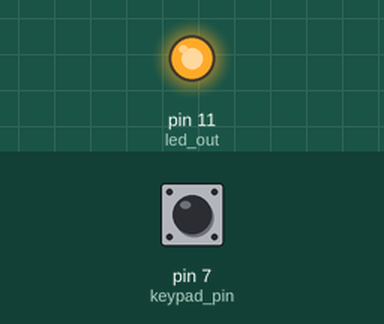
Recording of a sketch running on a simulated Arduino Uno, built with avr-gcc and run on an emulated ATmega328P. On the bench: output pins drawn as LEDs (lit = HIGH). The inputs (shaded band) are chosen by the test bench; at power-on: pin 7 (keypad_pin) HIGH.

Above: at 1.2 s.
1.3 s: pin 7 (keypad_pin) pulled LOW for 0.15 s
At 1.37 s:
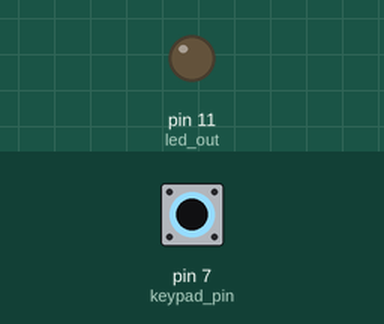
2.9 s: pin 7 (keypad_pin) pulled LOW for 3.2 s
At 6.9 s:
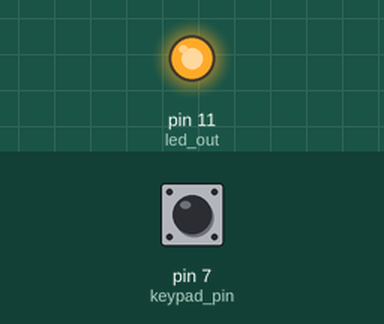
Timing chart, 0 to 8.4 s (numbered marks = the images above; inputs shaded):
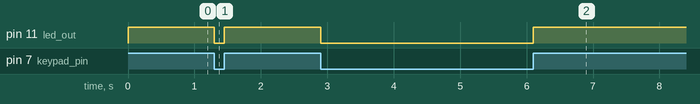

The sketch:

Button.ino
```cpp
// (licence header left out)
int led_out = 11 ;  //GPIO 11  LED pin
int keypad_pin = 7; //GPIO 7 key pin
int value;
void setup()
{
    pinMode(led_out,OUTPUT);    		// init led pin output
    pinMode(keypad_pin,INPUT);          // init key pin input
}
void loop()
{
        value = digitalRead(keypad_pin);    // read key pad pin vaule
        if( value == LOW )
        {
            digitalWrite(led_out,LOW);      // if key value is down  turn on LED
        }
        else
        {
            digitalWrite(led_out,HIGH);     // if key value is down  turn off LED
        }
}
```

Measured:
- after the input at 1.3 s, pin 11 (led_out): HIGH → LOW at once, → HIGH 0.15 s later
- after the input at 2.9 s, pin 11 (led_out): HIGH → LOW at once, → HIGH 3.2 s later
